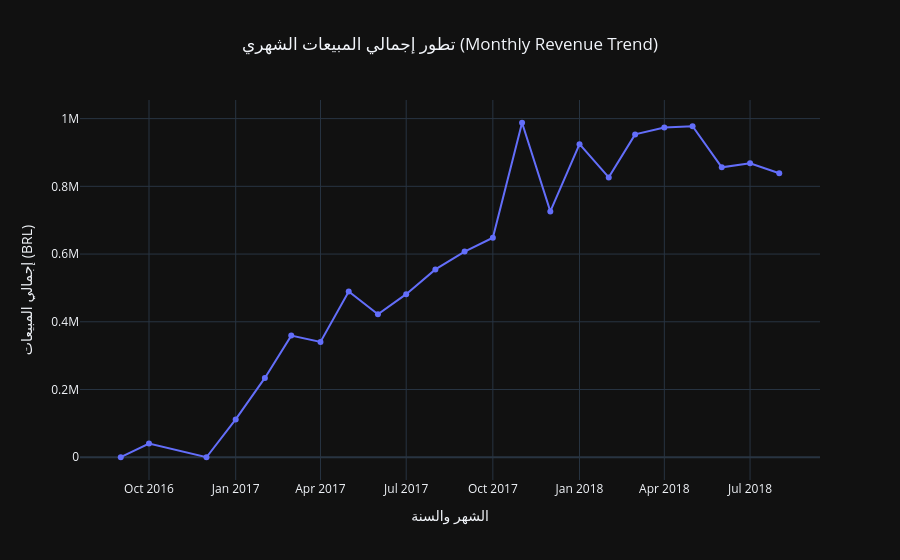
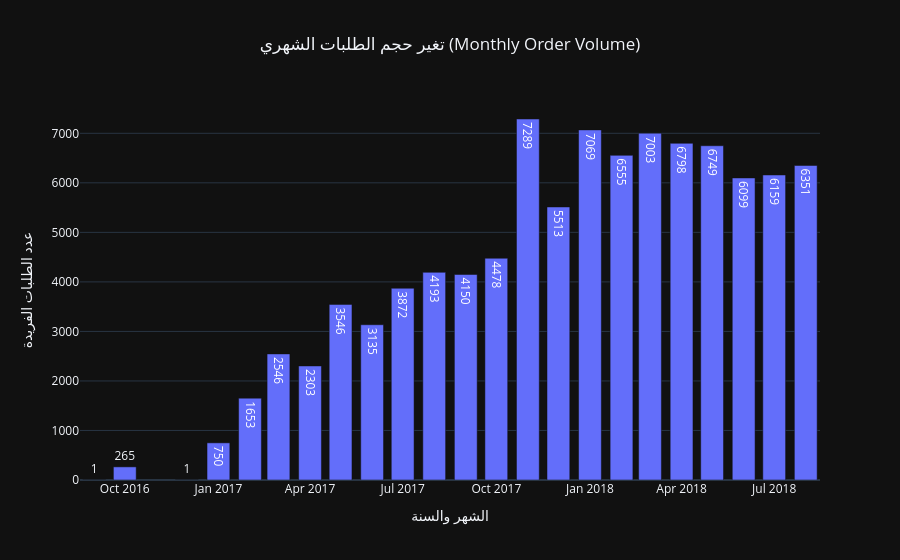

The code cell stored with these charts, in order, in its notebook:
### Code cell
import plotly.express as px
import plotly.graph_objects as go

# أ. تجهيز البيانات الزمنية (حساب الإيرادات وحجم الطلبات شهرياً)
# نأخذ الطلبات المؤكدة والمكتملة فقط لضمان دقة الأرقام المالية
df_sales_delivered = df_sales[df_sales['order_status'] == 'delivered'].copy()
df_sales_delivered['year_month'] = df_sales_delivered['order_purchase_timestamp'].dt.to_period('M').astype(str)

# تجميع المبيعات وحجم الطلبات
monthly_analysis = df_sales_delivered.groupby('year_month').agg(
    total_revenue=('price', 'sum'),
    order_volume=('order_id', 'nunique') # حساب عدد الطلبات الفريدة
).reset_index()


# 1. رسم تطور إجمالي المبيعات الشهري (Revenue Trend)
fig_revenue = px.line(
    monthly_analysis, 
    x='year_month', 
    y='total_revenue',
    title='تطور إجمالي المبيعات الشهري (Monthly Revenue Trend)',
    labels={'year_month': 'الشهر والسنة', 'total_revenue': 'إجمالي المبيعات (BRL)'},
    markers=True
)
fig_revenue.update_layout(title_x=0.5, template='plotly_dark')
fig_revenue.show()


# 2. رسم تغير حجم الطلبات عبر الزمن (Order Volume Over Time)
fig_volume = px.bar(
    monthly_analysis, 
    x='year_month', 
    y='order_volume',
    title='تغير حجم الطلبات الشهري (Monthly Order Volume)',
    labels={'year_month': 'الشهر والسنة', 'order_volume': 'عدد الطلبات الفريدة'},
    text_auto=True
)
fig_volume.update_layout(title_x=0.5, template='plotly_dark')
fig_volume.show()


# 3. رسم أعلى 15 فئة منتجات قيادةً للمبيعات (Top Product Categories)
category_revenue = df_sales_delivered.groupby('product_category_name_english')['price'].sum().reset_index()
top_categories_rev = category_revenue.sort_values(by='price', ascending=False).head(15)

fig_cat_rev = px.bar(
    top_categories_rev, 
    x='price', 
    y='product_category_name_english',
    orientation='h', # شريط أفقي لسهولة القراءة
    title='أعلى 15 فئة منتجات تحقيقاً للإيرادات',
    labels={'price': 'إجمالي الإيرادات (BRL)', 'product_category_name_english': 'فئة المنتج'},
    color='price',
    color_continuous_scale='Cividis'
)
fig_cat_rev.update_layout(title_x=0.5, template='plotly_dark', yaxis={'categoryorder':'total ascending'})
fig_cat_rev.show()

### Figure 1 — Plotly figure (JSON) as saved in the notebook; plotly's stock layout.template omitted (floating-point values rounded to 4 significant figures)
{"data": [{"hovertemplate": "الشهر والسنة=%{x}<br>إجمالي المبيعات (BRL)=%{y}<extra></extra>", "legendgroup": "", "line": {"color": "#636efa", "dash": "solid"}, "marker": {"symbol": "circle"}, "mode": "lines+markers", "name": "", "orientation": "v", "showlegend": false, "type": "scatter", "x": ["2016-09", "2016-10", "2016-12", "2017-01", "2017-02", "2017-03", "2017-04", "2017-05", "2017-06", "2017-07", "2017-08", "2017-09", "2017-10", "2017-11", "2017-12", "2018-01", "2018-02", "2018-03", "2018-04", "2018-05", "2018-06", "2018-07", "2018-08"], "xaxis": "x", "y": [135.0, 40330.0, 10.9, 111800.0, 234200.0, 359200.0, 340700.0, 489300.0, 421900.0, 481600.0, 554700.0, 607400.0, 648200.0, 987800.0, 726000.0, 924600.0, 826400.0, 953400.0, 973500.0, 977500.0, 856100.0, 868000.0, 838600.0], "yaxis": "y"}], "layout": {"legend": {"tracegroupgap": 0}, "title": {"text": "تطور إجمالي المبيعات الشهري (Monthly Revenue Trend)", "x": 0.5}, "xaxis": {"anchor": "y", "domain": [0, 1], "title": {"text": "الشهر والسنة"}}, "yaxis": {"anchor": "x", "domain": [0, 1], "title": {"text": "إجمالي المبيعات (BRL)"}}}}

### Figure 2 — Plotly figure (JSON) as saved in the notebook; plotly's stock layout.template omitted (floating-point values rounded to 4 significant figures)
{"data": [{"hovertemplate": "الشهر والسنة=%{x}<br>عدد الطلبات الفريدة=%{y}<extra></extra>", "legendgroup": "", "marker": {"color": "#636efa", "pattern": {"shape": ""}}, "name": "", "orientation": "v", "showlegend": false, "textposition": "auto", "texttemplate": "%{y}", "type": "bar", "x": ["2016-09", "2016-10", "2016-12", "2017-01", "2017-02", "2017-03", "2017-04", "2017-05", "2017-06", "2017-07", "2017-08", "2017-09", "2017-10", "2017-11", "2017-12", "2018-01", "2018-02", "2018-03", "2018-04", "2018-05", "2018-06", "2018-07", "2018-08"], "xaxis": "x", "y": [1, 265, 1, 750, 1653, 2546, 2303, 3546, 3135, 3872, 4193, 4150, 4478, 7289, 5513, 7069, 6555, 7003, 6798, 6749, 6099, 6159, 6351], "yaxis": "y"}], "layout": {"barmode": "relative", "legend": {"tracegroupgap": 0}, "title": {"text": "تغير حجم الطلبات الشهري (Monthly Order Volume)", "x": 0.5}, "xaxis": {"anchor": "y", "domain": [0, 1], "title": {"text": "الشهر والسنة"}}, "yaxis": {"anchor": "x", "domain": [0, 1], "title": {"text": "عدد الطلبات الفريدة"}}}}
